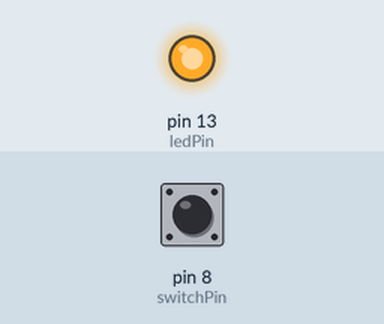
Recording of a sketch running on a simulated Arduino Uno, built with avr-gcc and run on an emulated ATmega328P. On the bench: output pins drawn as LEDs (lit = HIGH). Inputs (shaded band) come from the test bench; at power-on: pin 8 (switchPin) HIGH.

Above: at 1.2 s.
1.3 s: pin 8 (switchPin) pulled LOW for 0.15 s
At 1.9 s:
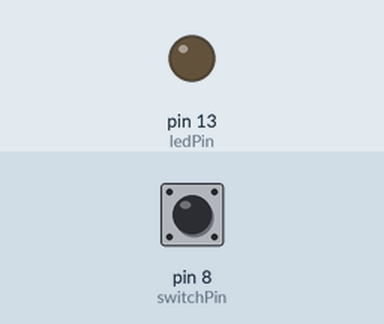
2.9 s: pin 8 (switchPin) pulled LOW for 1 s
At 4.3 s:
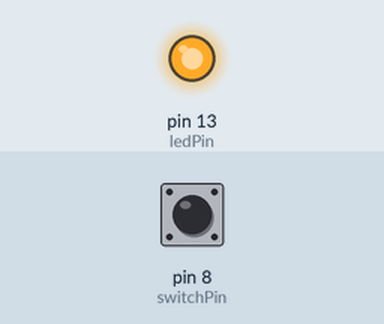
5.4 s: pin 8 (switchPin) pulled LOW for 3.2 s
At 9.1 s:
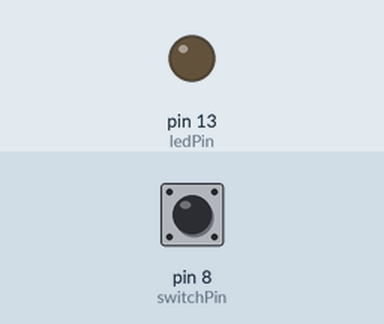
Timing chart, 0 to 10.6 s (numbered marks = the images above; inputs shaded):
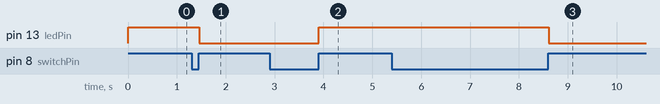

The sketch:

switch-led-debounce.ino
```cpp
int switchPin = 8;
int ledPin = 13;
bool ledOn = false;
bool lastButton = LOW;
bool currentButton = LOW;

bool debounce(bool last)
{
  bool current = digitalRead(switchPin);
  if (current != last)
  {
    delay(5);
    current = digitalRead(switchPin);
  }
  return current;
}

void setup()
{
  pinMode(switchPin, INPUT);
  pinMode(ledPin, OUTPUT);
}

void loop()
{
  currentButton = debounce(lastButton);
  if (lastButton == LOW && currentButton == HIGH)
  {
    ledOn = !ledOn;
  }
  lastButton = currentButton;
  digitalWrite(ledPin, ledOn);
}
```

Measured:
- after the input at 1.3 s, pin 13 (ledPin): HIGH → LOW after 0.16 s
- after the input at 2.9 s, pin 13 (ledPin): LOW → HIGH after 1.0 s
- after the input at 5.4 s, pin 13 (ledPin): HIGH → LOW after 3.2 s
